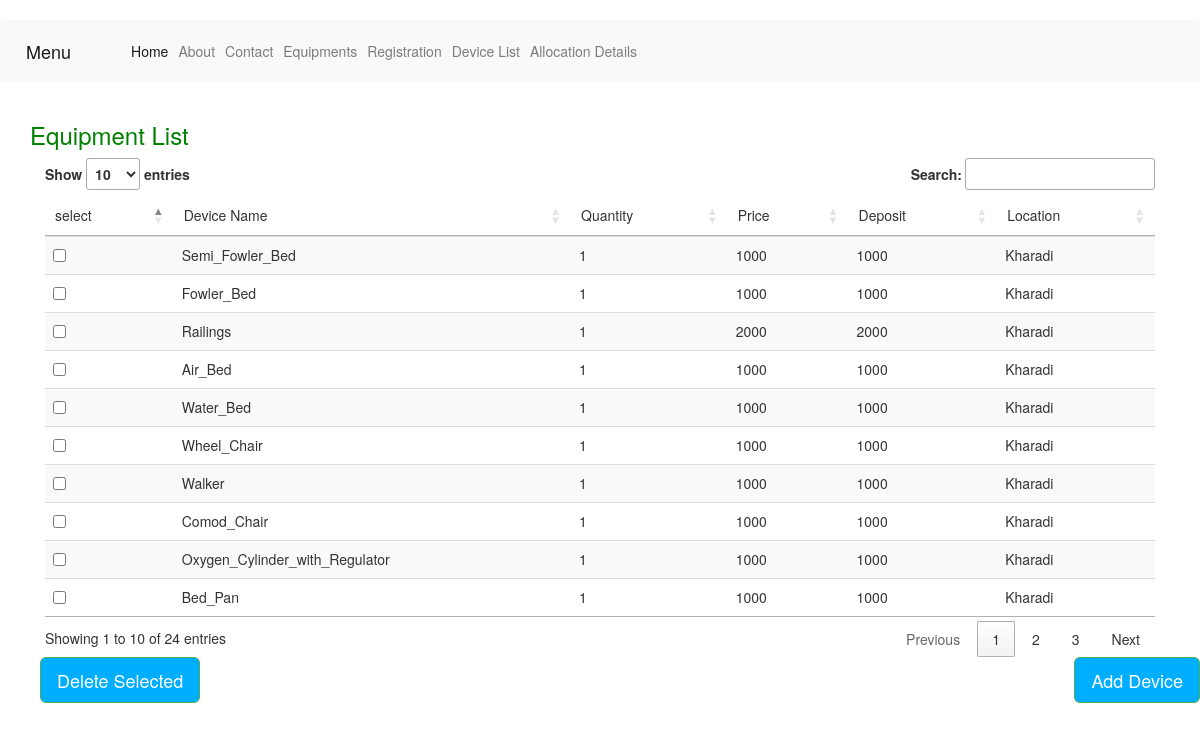
Page /templates/EquipmentList on the committed database.
### main.py (models this page shows, shortened)
class DeviceData (db.Model):
        id = db.Column (db.Integer, primary_key=True)
        DeviceName = db.Column (db.String (80))
        quantity = db.Column (db.Integer)
        Price = db.Column (db.String (80))
        Deposit = db.Column (db.String (80))
        Location = db.Column (db.String (80))
        description = db.Column (db.String (80))

### main.py (the view)
@app.route ('/templates/EquipmentList')
def EquipmentList():
    con = sql.connect ("samlple.db")
    con.row_factory = sql.Row
    cur = con.cursor ()
    cur.execute ("select * from device_data")
    rows = cur.fetchall ();
    return render_template ("EquipmentList.html", rows=rows)

### templates/EquipmentList.html (shortened to what this page needs)
<!DOCTYPE html>
<html lang="en" xmlns:width="http://www.w3.org/1999/xhtml">
<head>
  <link href="//maxcdn.bootstrapcdn.com/bootstrap/4.0.0/css/bootstrap.min.css" rel="stylesheet" id="bootstrap-css">
  <link href="//netdna.bootstrapcdn.com/bootstrap/3.2.0/css/bootstrap.min.css" rel="stylesheet" id="bootstrap-css">
  <link rel="stylesheet" href="{{ url_for('static', filename='css/style.css') }}">
</head>
<header role="banner">
  <nav class="navbar navbar-expand-lg navbar-light bg-light">
    <a class="navbar-brand" href="#">Menu</a>
    <div class="container">
      <div class="collapse navbar-collapse" id="navbarResponsive">
        <ul class="navbar-nav ml-auto">
          <li class="nav-item active">
            <a class="nav-link" href="/">Home
            </a>
          </li>
          <li class="nav-item">
            <a class="nav-link" href="/templates/home">About</a>
          </li>
          <li class="nav-item">
            <a class="nav-link" href="#">Contact</a>
          </li>
          <li class="nav-item">
            <a class="nav-link" href="/template/device">Equipments</a>
          </li>
          <li class="nav-item">
            <a class="nav-link" href="/templates/Registration">Registration</a>
          </li>
          <li class="nav-item">
            <a class="nav-link" href="/templates/EquipmentList">Device List</a>
          </li>
          <li class="nav-item">
            <a class="nav-link" href="/templates/table">Allocation Details</a>
          </li>
        </ul>
      </div>
    </div>
  </nav>
</header>
<body style="margin:20px auto">
  <link href="http://maxcdn.bootstrapcdn.com/bootstrap/3.2.0/css/bootstrap.min.css" rel="stylesheet">
  <link rel="stylesheet" href="http://cdn.datatables.net/1.10.2/css/jquery.dataTables.min.css">
  </head>
  <link href="//netdna.bootstrapcdn.com/bootstrap/3.2.0/css/bootstrap.min.css" rel="stylesheet" id="bootstrap-css">
  <div class="container">
    <div class="row header" style="text-align:center;color:green">
      <h3>Equipment List</h3>
    </div>
    <table id="myTable" class="table table-striped" float: right; width: auto;>
      <thead>
        <tr>
          <td>select</td>
          <td>Device Name</td>
          <td>Quantity</td>
          <td>Price</td>
          <td>Deposit</td>
          <td>Location</td>
        </tr>
      </thead>
      {% for row in rows %}
      <tr>
        <td><input type="checkbox" /> &nbsp; </td>
        <td>{{row["DeviceName"]}}</td>
        <td> {{ row["quantity"]}}</td>
        <td>{{row['Price']}}</td>
        <td>{{row['Deposit']}}</td>
        <td>{{row['Location']}}</td>
      </tr>
      {% endfor %}
    </table>
  </div>
  <ul>
    <a href="/templates/Add_Device" style="background-color:rgb(0, 174, 255) ;margin:auto;display:table-cell"
      class="btn btn-success btn-lg float-right" role="button" aria-pressed="true">Add Device</a>
     <a href="#" style="background-color:rgb(0, 174, 255) ;margin:auto;display:table-cell"
      class="btn btn-success btn-lg float-left" role="button" aria-pressed="true">Delete Selected</a>
  </ul>
</body>
</html>

### static/css/style.css (style rules this page uses)
body { font-family: "Open Sans", sans-serif; color: #444444; }
a { color: #3fbbc0; }
h1, h2, h3, h4, h5, h6 { font-family: "Roboto", sans-serif; }

### rows in the picture
DeviceData: DeviceName "Semi_Fowler_Bed", quantity "1", Price "1000", Deposit "1000", Location "Kharadi"
DeviceData: DeviceName "Fowler_Bed", quantity "1", Price "1000", Deposit "1000", Location "Kharadi"
DeviceData: DeviceName "Railings", quantity "1", Price "2000", Deposit "2000", Location "Kharadi"
DeviceData: DeviceName "Air_Bed", quantity "1", Price "1000", Deposit "1000", Location "Kharadi"
DeviceData: DeviceName "Water_Bed", quantity "1", Price "1000", Deposit "1000", Location "Kharadi"
DeviceData: DeviceName "Wheel_Chair", quantity "1", Price "1000", Deposit "1000", Location "Kharadi"
DeviceData: DeviceName "Walker", quantity "1", Price "1000", Deposit "1000", Location "Kharadi"
DeviceData: DeviceName "Comod_Chair", quantity "1", Price "1000", Deposit "1000", Location "Kharadi"
DeviceData: DeviceName "Oxygen_Cylinder_with_Regulator", quantity "1", Price "1000", Deposit "1000", Location "Kharadi"
DeviceData: DeviceName "Bed_Pan", quantity "1", Price "1000", Deposit "1000", Location "Kharadi"
